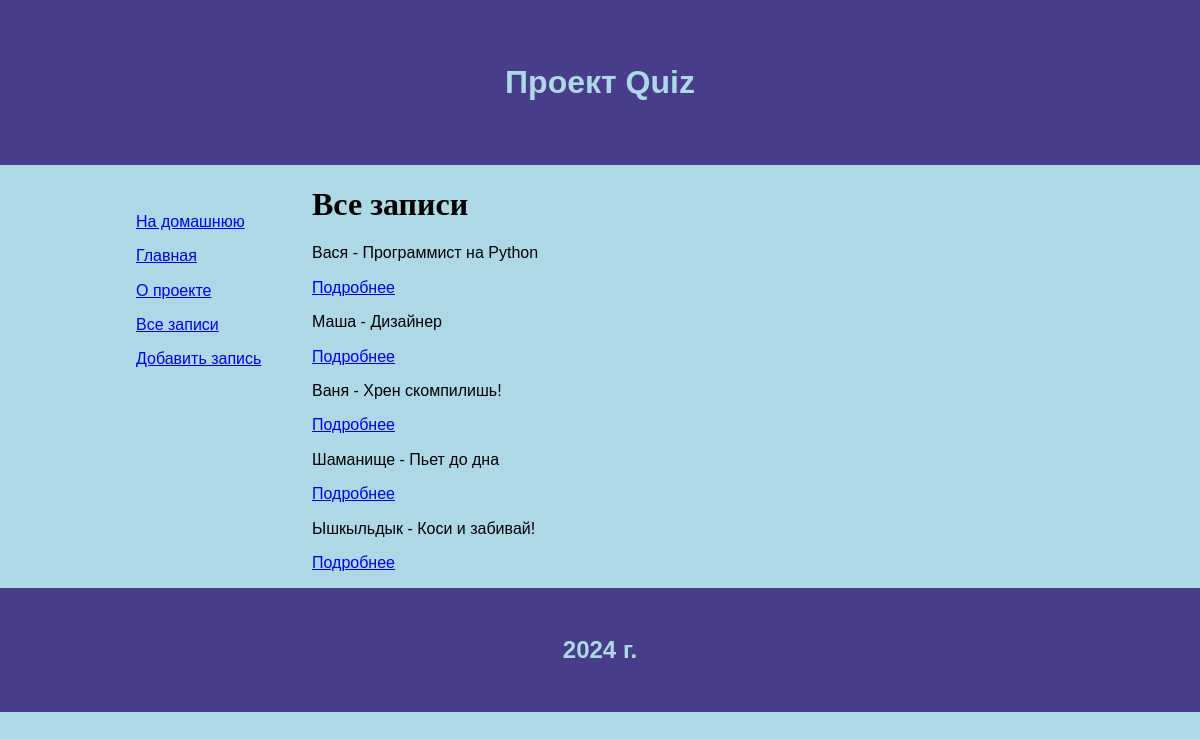
/users, run on an earlier commit of the app's database.
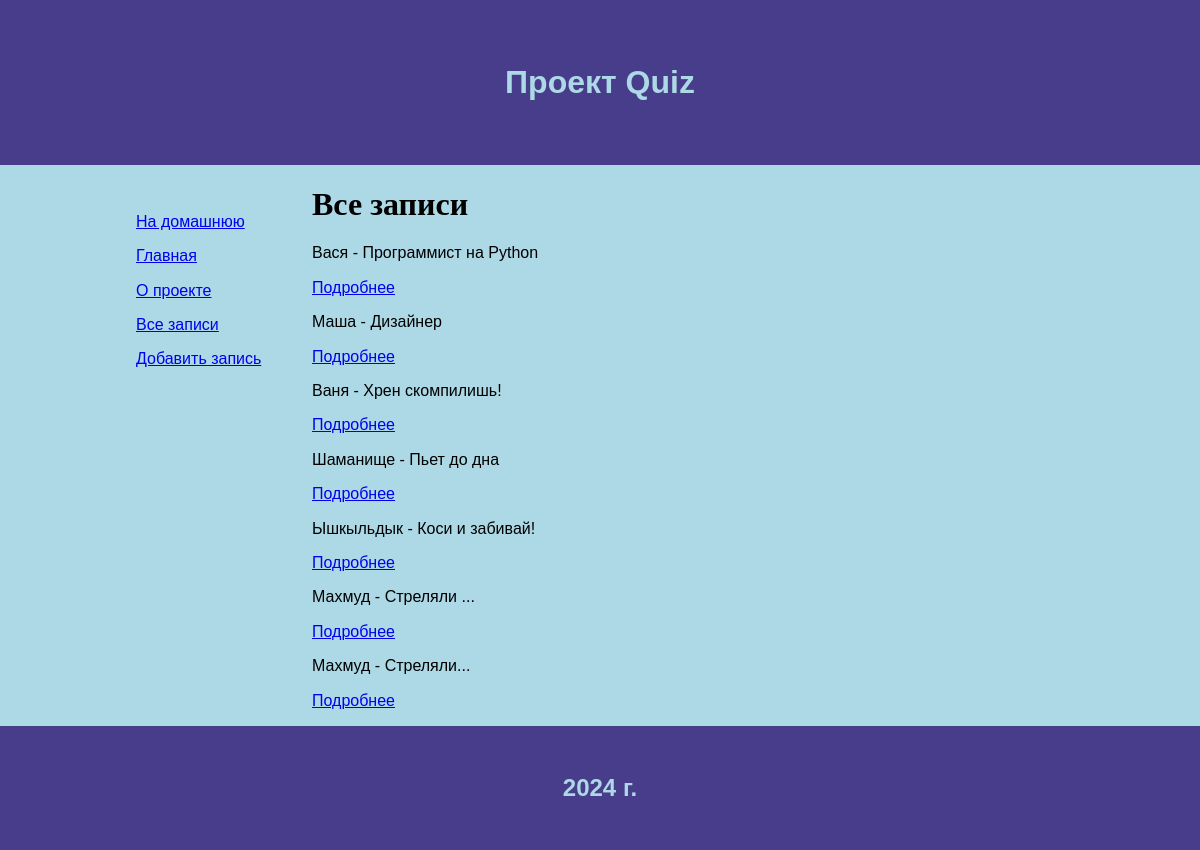
And on a later commit of the database.
### model/user.py (models this page shows)
class User(db.Model):
    id = db.Column(db.Integer, primary_key=True)
    name = db.Column(db.String(255), nullable=False)
    description = db.Column(db.Text, nullable=True)
    date = db.Column(db.Date, default=datetime.utcnow)
    city_id = db.Column(db.Integer, db.ForeignKey(City.id), nullable=True)

### control.py (the view)
@app.route("/users")
def users():
    users = User.query.all()
    return render_template('users.html', data=users)

### templates/users.html (shortened to what this page needs)
{% extends 'base/main.html' %}
{% block content %}
    <h1>Все записи</h1>
    {% if data %}
        {% for i in data %}
            <p>{{ i.name }} - {{ i.description }}</p>
            <p><a href="/user/{{i.id}}">Подробнее</a></p>
        {% endfor %}
    {% else %}
        <p>Данные отсутствуют</p>
    {% endif %}
{% endblock %}

### templates/base/main.html (shortened to what this page needs)
<!DOCTYPE html>
<html lang="ru">
<head>
    <link rel="stylesheet" href="{{url_for('static', filename='css/normalize.css')}}">
    <link rel="stylesheet" href="{{url_for('static', filename='css/style.css')}}">
</head>
<body>
    {% include 'ins/header.html' %}
    <div class="container">
        {% include 'ins/aside.html' %}
        <div class="content">
            {% block content %}{% endblock %}
        </div>
    </div>
    {% include 'ins/footer.html' %}
</body>
</html>

### templates/ins/header.html
<header>
    <div>
        <b>Проект Quiz</b>
    </div>
</header>

### templates/ins/aside.html
<aside>
    {% include 'ins/menu.html' %}
</aside>

### templates/ins/menu.html
<menu>
    <p><a href="/">На домашнюю</a></p>
    <p><a href="{{url_for('index')}}">Главная</a></p>
    <p><a href="{{url_for('about')}}">О проекте</a></p>
    <p><a href="{{url_for('users')}}">Все записи</a></p>
    <p><a href="{{url_for('create')}}">Добавить запись</a></p>
</menu>

### templates/ins/footer.html
<footer>
    <div>
        <b>2024 г.</b>
    </div>
</footer>

### static/css/style.css (style rules this page uses)
body { background: lightblue; font-family: Verdana, Geneva, sans-serif; color: black; font-size: 1em; }
header { display: flex; justify-content: center; padding: 2em; background: darkslateblue; color: lightblue; font-size: 2em; }
footer { display: flex; justify-content: center; padding: 2em; background: darkslateblue; color: lightblue; font-size: 1.5em; }
aside { width: 20%; }
menu { padding: 1em; }
h1, h2 { font-family: 'Times New Roman', Times, serif; }
.container { display: flex; width: 80%; margin: auto; }
.content { width: 80%; }

What changed in the data, as far as the page shows it:
added User: name "Махмуд", description "Стреляли ..."
added User: name "Махмуд", description "Стреляли..."
